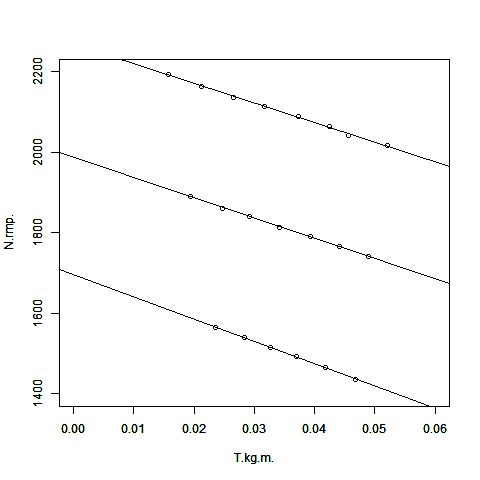

The script that saved this image:
#入出力の設定
file.in <- "R_TN.csv"
file.out <- "R_TN.png"

#ファイルの読み込み
box <- read.csv(file.in,header=T)

#グラフ作成解析近似直線の追加
lab <- strsplit(colnames(box),"\n")
plot(box[,1],box[,2],xlab=lab[1],ylab=lab[2],xlim=c(0,0.06),ylim=c(1400,2200))
box.lm<-lm(box[,2]~box[,1],box)
abline(box.lm)

par(new=T)
plot(box[,4],box[,5],xlab=lab[1],ylab=lab[2],xlim=c(0,0.06),ylim=c(1400,2200))
box.lm<-lm(box[,5]~box[,4],box)
abline(box.lm)

par(new=T)
plot(box[,7],box[,8],xlab=lab[1],ylab=lab[2],xlim=c(0,0.06),ylim=c(1400,2200))
box.lm<-lm(box[,8]~box[,7],box)
abline(box.lm)

#凡例等の加算

#画像出力
dev.copy(png,file.out)
dev.off()
